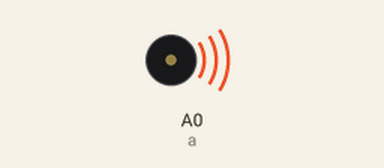
The sketch below on a simulated Arduino Uno, built with avr-gcc and run on an emulated ATmega328P. Shown: buzzer (waves = sounding).

Above: at 0.1 s.
Timing chart, 0 to 40.0 s (numbered marks = the images above):
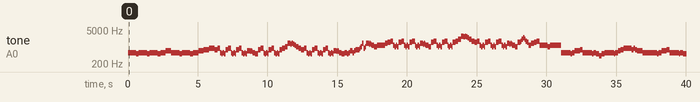

Measured:
- by itself, tone on A0 (a): plays 587 Hz for 0.58 s, 523 Hz for 0.19 s, 587 Hz for 0.58 s, 523 Hz for 0.19 s, 587 Hz for 0.58 s, 523 Hz for 0.19 s … (220 notes in this stretch)

The sketch:

qianbenying.ino
```cpp
// set tempo and output
int tempo=154;
int a=A0;
int i,b=1;
//const.yindiao
const int c3=262/b,c3s=277/b,d3=294/b,d3s=311/b,e3=330/b,f3=349/b,f3s=370/b,g3=392/b,g3s=415/b,a3=440/b,a3s=466/b,b3=494/b;
const int c4=523/b,c4s=554/b,d4=587/b,d4s=622/b,e4=659/b,f4=698/b,f4s=740/b,g4=784/b,g4s=831/b,a4=880/b,a4s=932/b,b4=988/b;
const int c5=1047/b,c5s=1109/b,d5=1175/b,d5s=1245/b,e5=1319/b,f5=1397/b,f5s=1480/b,g5=1568/b,g5s=1661/b,a5=1760/b,a5s=1865/b,b5=1976/b;
const int c6=2093/b,c6s=2217/b,d6=2349/b,d6s=2489/b,e6=2637/b,f6=2794/b,f6s=2960/b,g6=3136/b,g6s=3322/b,a6=3520/b,a6s=3729/b,b6=3951/b;
//const.changdu
const int _1=240000/tempo,_2=120000/tempo,_4=60000/tempo,_8=30000/tempo,_16=15000/tempo,_32=7500/tempo,_64=3750/tempo;
const int _1t=160000/tempo,_2t=80000/tempo,_4t=40000/tempo,_8t=20000/tempo,_16t=10000/tempo,_32t=5000/tempo,_64t=2500/tempo;
const int _1d=360000/tempo,_2d=180000/tempo,_4d=90000/tempo,_8d=45000/tempo,_16d=22500/tempo,_32d=11250/tempo;
void setup() {
}
void loop() {
//  1
tone(a,d4);
delay(_8d);
noTone(a);
tone(a,d4);
delay(_8d);
tone(a,c4);
delay(_8);
tone(a,d4);
delay(_8d);
noTone(a);
tone(a,d4);
delay(_8d);
tone(a,c4);
delay(_8);
//  2
tone(a,d4);
delay(_8d);
noTone(a);
tone(a,d4);
delay(_8d);
tone(a,c4);
delay(_8);
tone(a,d4);
delay(_4);
tone(a,f4);
delay(_4);
//  3
tone(a,d4);
delay(_8d);
noTone(a);
tone(a,d4);
delay(_8d);
tone(a,c4);
delay(_8);
tone(a,d4);
delay(_8d);
noTone(a);
tone(a,d4);
delay(_8d);
tone(a,c4);
delay(_8);
//  4
tone(a,d4);
delay(_4);
tone(a,f4);
delay(_4);
tone(a,g4);
delay(_4);
tone(a,a4);
delay(_4);
//  sub
a5_28();
b29_43();
c44_52();
a5_28();
b29_43();
c44_52();

b29_43();


}
//****************************
void a5_28()
{
for(i=0;i<3;i++)
{//  5
tone(a,g4);
delay(_8);
tone(a,a4);
delay(_8);
tone(a,d4);
delay(_16);
tone(a,c4);
delay(_16);
tone(a,d4);
delay(_16);
tone(a,c4);
delay(_16);
}
tone(a,f4);
delay(_8);
tone(a,e4);
delay(_16t);
tone(a,f4);
delay(_16t);
tone(a,e4);
delay(_16t);
tone(a,d4);
delay(_8);
tone(a,c4);
delay(_8);
for(i=0;i<2;i++)
{//  7
tone(a,g4);
delay(_8);
tone(a,a4);
delay(_8);
tone(a,d4);
delay(_16);
tone(a,c4);
delay(_16);
tone(a,d4);
delay(_16);
tone(a,c4);
delay(_16);
}
//  8
tone(a,g4);
delay(_8);
tone(a,a4);
delay(_8);
tone(a,c5);
delay(_8);
tone(a,f5);
delay(_8);
tone(a,e5);
delay(_16);
tone(a,f5);
delay(_16);
tone(a,e5);
delay(_16);
tone(a,d5);
delay(_16);
tone(a,c5);
delay(_8);
tone(a,a4);
delay(_8);
for(i=0;i<3;i++)
{//  9
tone(a,g4);
delay(_8);
tone(a,a4);
delay(_8);
tone(a,d4);
delay(_16);
tone(a,c4);
delay(_16);
tone(a,d4);
delay(_16);
tone(a,c4);
delay(_16);
}
tone(a,f4);
delay(_8);
tone(a,e4);
delay(_16t);
tone(a,f4);
delay(_16t);
tone(a,e4);
delay(_16t);
tone(a,d4);
delay(_8);
tone(a,c4);
delay(_8);
//  11
tone(a,d4);
delay(_8);
tone(a,c4);
delay(_16);
tone(a,d4);
delay(_16);
tone(a,f4);
delay(_8);
tone(a,d4);
delay(_16);
tone(a,f4);
delay(_16);
tone(a,g4);
delay(_8);
noTone(a);
tone(a,g4);
delay(_16);
tone(a,a4);
delay(_16);
tone(a,c5);
delay(_16);
tone(a,f5);
delay(_16);
tone(a,a4);
delay(_16);
tone(a,c5);
delay(_16);
//  12
tone(a,f5);
delay(_8);
tone(a,e5);
delay(_16t);
tone(a,f5);
delay(_16t);
tone(a,e5);
delay(_16t);
tone(a,d5);
delay(_8);
tone(a,c5);
delay(_8);
tone(a,d5);
delay(_4);
noTone(a);
tone(a,d5);
delay(_8);
tone(a,f5);
delay(_8);
for(i=0;i<3;i++)
{//  13
tone(a,g5);
delay(_8);
tone(a,a5);
delay(_8);
tone(a,d5);
delay(_16);
tone(a,c5);
delay(_16);
tone(a,d5);
delay(_16);
tone(a,c5);
delay(_16);
}
tone(a,f5);
delay(_8);
tone(a,e5);
delay(_16t);
tone(a,f5);
delay(_16t);
tone(a,e5);
delay(_16t);
tone(a,d5);
delay(_8);
tone(a,c5);
delay(_8);
for(i=0;i<2;i++)
{//  15
tone(a,g5);
delay(_8);
tone(a,a5);
delay(_8);
tone(a,d5);
delay(_16);
tone(a,c5);
delay(_16);
tone(a,d5);
delay(_16);
tone(a,c5);
delay(_16);
}
//  16
tone(a,g5);
delay(_8);
tone(a,a5);
delay(_8);
tone(a,c6);
delay(_8);
tone(a,f6);
delay(_8);
tone(a,e6);
delay(_16);
tone(a,f6);
delay(_16);
tone(a,e6);
delay(_16);
tone(a,d6);
delay(_16);
tone(a,c6);
delay(_8);
tone(a,a5);
delay(_8);
for(i=0;i<3;i++)
{//  17
tone(a,g5);
delay(_8);
tone(a,a5);
delay(_8);
tone(a,d5);
delay(_16);
tone(a,c5);
delay(_16);
tone(a,d5);
delay(_16);
tone(a,c5);
delay(_16);
}
tone(a,f5);
delay(_8);
tone(a,e5);
delay(_16t);
tone(a,f5);
delay(_16t);
tone(a,e5);
delay(_16t);
tone(a,d5);
delay(_8);
tone(a,c5);
delay(_8);
//  19
tone(a,g5);
delay(_8);
tone(a,a5);
delay(_16);
tone(a,c6);
delay(_16);
tone(a,d6);
delay(_16);
tone(a,c6);
delay(_16);
tone(a,a5);
delay(_16);
tone(a,g5);
delay(_16);
tone(a,d5);
delay(_8);
tone(a,f5);
delay(_8);
tone(a,g5);
delay(_8);
tone(a,a5);
delay(_8);
//  20
tone(a,d5);
delay(_8d);
noTone(a);
tone(a,d5);
delay(_8d);
tone(a,c5);
delay(_8);
tone(a,d5);
delay(_2);
//  21
tone(a,d4);
delay(_4);
noTone(a);
tone(a,d4);
delay(_8d);
tone(a,c4);
delay(_16);
tone(a,d4);
delay(_8);
tone(a,f4);
delay(_8);
noTone(a);
tone(a,f4);
delay(_8);
tone(a,g4);
delay(_8);
//  22
tone(a,d4);
delay(_4);
noTone(a);
tone(a,d4);
delay(_8d);
tone(a,c4);
delay(_16);
tone(a,d4);
delay(_8);
tone(a,c4);
delay(_8);
tone(a,a3);
delay(_8);
tone(a,c4);
delay(_8);
//  23
tone(a,d4);
delay(_4);
noTone(a);
tone(a,d4);
delay(_8d);
tone(a,c4);
delay(_16);
tone(a,d4);
delay(_8);
tone(a,f4);
delay(_8);
tone(a,g4);
delay(_8);
tone(a,a4);
delay(_8);
noTone(a);
//  24
tone(a,a4);
delay(_4);
tone(a,g4);
delay(_8t);
tone(a,a4);
delay(_8t);
tone(a,g4);
delay(_8t);
tone(a,f4);
delay(_4);
tone(a,d4);
delay(_4);
noTone(a);
//  25
tone(a,d4);
delay(_4);
noTone(a);
tone(a,d4);
delay(_8d);
tone(a,c4);
delay(_16);
tone(a,d4);
delay(_8);
tone(a,f4);
delay(_8);
noTone(a);
tone(a,f4);
delay(_8);
tone(a,g4);
delay(_8);
//  26
tone(a,d4);
delay(_4);
noTone(a);
tone(a,d4);
delay(_8d);
tone(a,c4);
delay(_16);
tone(a,d4);
delay(_8);
tone(a,c4);
delay(_8);
noTone(a);
tone(a,c4);
delay(_8);
tone(a,a3);
delay(_8);
//  27
tone(a,d4);
delay(_4);
noTone(a);
tone(a,d4);
delay(_8d);
tone(a,c4);
delay(_16);
noTone(a);
tone(a,c4);
delay(_8);
tone(a,d4);
delay(_8);
tone(a,f4);
delay(_8);
tone(a,g4);
delay(_8);
//  28
tone(a,a4);
delay(_4);
tone(a,g4);
delay(_8t);
tone(a,a4);
delay(_8t);
tone(a,g4);
delay(_8t);
tone(a,f4);
delay(_4);
tone(a,d4);
delay(_4);
}
//***************************
void b29_43()
{//  29
tone(a,f4);
delay(_4);
tone(a,e4);
delay(_4);
tone(a,d4);
delay(_4);
tone(a,c4);
delay(_4);
noTone(a);
//  30
tone(a,c4);
delay(_8);
noTone(a);
tone(a,c4);
delay(_16);
tone(a,d4);
delay(_16);
tone(a,a3);
delay(_8);
tone(a,g3);
delay(_8);
tone(a,a3);
delay(_2);
noTone(a);
//  31
tone(a,a3);
delay(_8);
tone(a,c4);
delay(_8);
tone(a,d4);
delay(_4);
tone(a,g4);
delay(_4);
tone(a,e4);
delay(_4);
//  32
tone(a,f4);
delay(_4);
tone(a,e4);
delay(_8);
tone(a,c4);
delay(_8);
tone(a,d4);
delay(_2);
//  33
tone(a,f4);
delay(_4);
tone(a,e4);
delay(_4);
tone(a,d4);
delay(_4);
tone(a,c4);
delay(_4);
noTone(a);
//  34
tone(a,c4);
delay(_8);
noTone(a);
tone(a,c4);
delay(_16);
tone(a,d4);
delay(_16);
tone(a,a3);
delay(_8);
tone(a,g3);
delay(_8);
tone(a,a3);
delay(_4);
noTone(a);
tone(a,a3);
delay(_8);
tone(a,c4);
delay(_8);
//  35
tone(a,d4);
delay(_8);
noTone(a);
tone(a,d4);
delay(_4);
noTone(a);
tone(a,d4);
delay(_8);
tone(a,f4);
delay(_4);
tone(a,g4);
delay(_4);
//  36
tone(a,e4);
delay(_2d);
tone(a,d4);
delay(_8);
tone(a,f4);
delay(_8);
//  37
tone(a,g4);
delay(_8d);
noTone(a);
tone(a,g4);
delay(_8d);
tone(a,a4);
delay(_8);
noTone(a);
tone(a,a4);
delay(_4d);
noTone(a);
tone(a,a4);
delay(_8);
//  38
tone(a,c5);
delay(_8);
tone(a,d5);
delay(_8);
tone(a,g4);
delay(_8);
tone(a,f4);
delay(_8);
tone(a,a4);
delay(_4);
tone(a,d4);
delay(_8);
tone(a,f4);
delay(_8);
//  39
tone(a,g4);
delay(_8d);
noTone(a);
tone(a,g4);
delay(_8d);
tone(a,a4);
delay(_8);
noTone(a);
tone(a,a4);
delay(_4d);
noTone(a);
tone(a,a4);
delay(_8);
//  40
tone(a,a4s);
delay(_8);
tone(a,a4);
delay(_8);
tone(a,g4);
delay(_8);
tone(a,f4);
delay(_8);
noTone(a);
tone(a,f4);
delay(_4);
tone(a,d4);
delay(_8);
tone(a,f4);
delay(_8);
//  41
tone(a,g4);
delay(_8d);
noTone(a);
tone(a,g4);
delay(_8d);
tone(a,a4);
delay(_8);
noTone(a);
tone(a,a4);
delay(_4d);
noTone(a);
tone(a,a4);
delay(_8);
//  42
tone(a,c5);
delay(_8);
tone(a,d5);
delay(_8);
tone(a,g4);
delay(_8);
tone(a,f4);
delay(_8);
tone(a,a4);
delay(_4);
tone(a,d4);
delay(_8);
tone(a,f4);
delay(_8);
//  43
tone(a,a4s);
delay(_4);
tone(a,a4);
delay(_4);
tone(a,g4);
delay(_4);
tone(a,f4);
delay(_4);
}
//************************
void c44_52()
{//  44
tone(a,g4);
delay(_8);
tone(a,a4);
delay(_8);
tone(a,e4);
delay(_8);
tone(a,c4);
delay(_8);
tone(a,d4);
delay(_4);
noTone(a);
tone(a,d4);
delay(_8);
tone(a,f4);
delay(_8);
//  45
tone(a,g4);
delay(_8d);
noTone(a);
tone(a,g4);
delay(_8d);
tone(a,a4);
delay(_8);
noTone(a);
tone(a,a4);
delay(_4d);
noTone(a);
tone(a,a4);
delay(_8);
//  46
tone(a,c5);
delay(_8);
tone(a,d5);
delay(_8);
tone(a,g4);
delay(_8);
tone(a,f4);
delay(_8);
tone(a,a4);
delay(_4);
tone(a,d4);
delay(_8);
tone(a,f4);
delay(_8);
//  47
tone(a,g4);
delay(_8d);
noTone(a);
tone(a,g4);
delay(_8d);
tone(a,a4);
delay(_8);
noTone(a);
tone(a,a4);
delay(_4d);
noTone(a);
tone(a,a4);
delay(_8);
//  48
tone(a,a4s);
delay(_8);
tone(a,a4);
delay(_8);
tone(a,g4);
delay(_8);
tone(a,f4);
delay(_8);
noTone(a);
tone(a,f4);
delay(_4);
tone(a,d4);
delay(_8);
tone(a,f4);
delay(_8);
//  49
tone(a,g4);
delay(_8d);
noTone(a);
tone(a,g4);
delay(_8d);
tone(a,a4);
delay(_8);
noTone(a);
tone(a,a4);
delay(_4d);
noTone(a);
tone(a,a4);
delay(_8);
//  50
tone(a,c5);
delay(_8);
tone(a,d5);
delay(_8);
tone(a,g4);
delay(_8);
tone(a,f4);
delay(_8);
tone(a,a4);
delay(_4);
tone(a,d4);
delay(_8);
tone(a,f4);
delay(_8);
//  51
tone(a,a4s);
delay(_4);
tone(a,a4);
delay(_4);
tone(a,g4);
delay(_4);
tone(a,f4);
delay(_4);
//  52
tone(a,g4);
delay(_8);
tone(a,f4);
delay(_8);
tone(a,a4);
delay(_8);
tone(a,c5);
delay(_8);
tone(a,d5);
delay(_2);
noTone(a);
}
//********************
```
